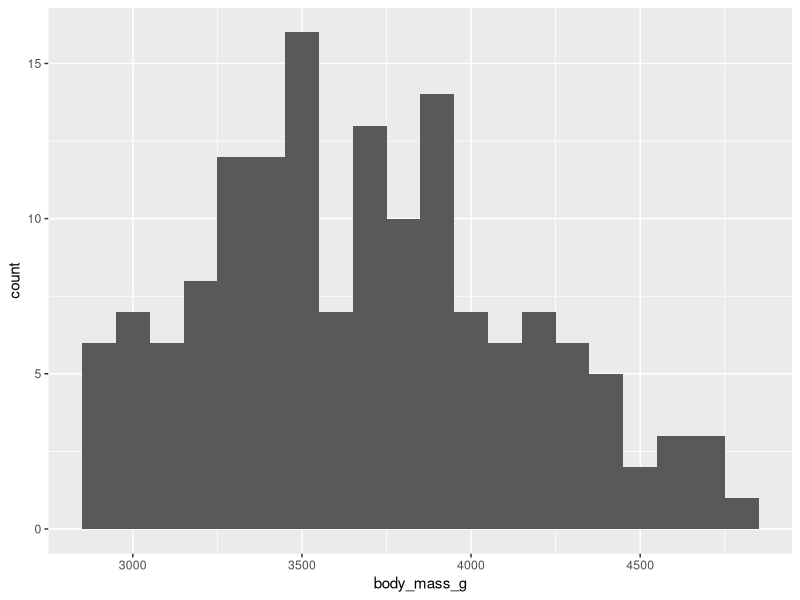

Source code (R):
## ---- chunk 1
library(tidyverse)
library(palmerpenguins)

smaller <- penguins %>% 
  filter(species == "Adelie", 
         !is.na(body_mass_g))
## ---- chunk 2
smaller %>% 
  ggplot(aes(body_mass_g)) + 
  geom_histogram(binwidth = 100)
